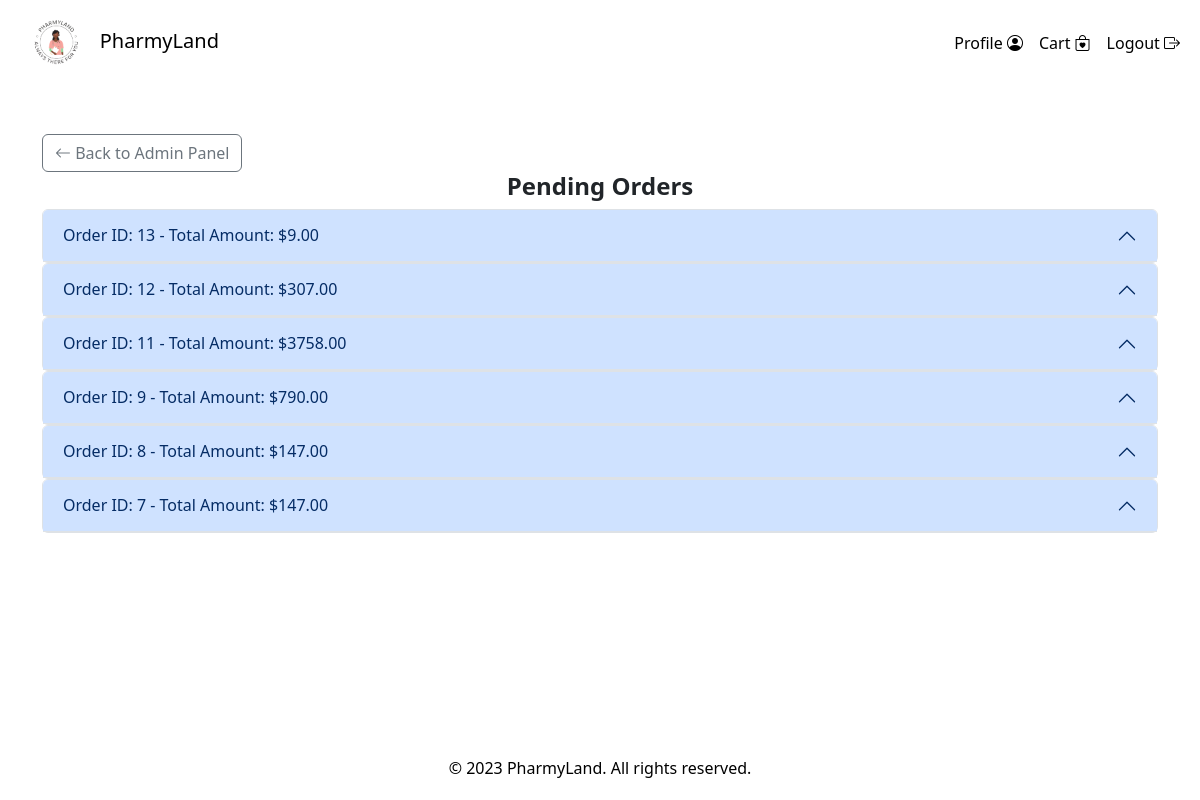
The app's page /views/admin_orders.php (signed in), older data.
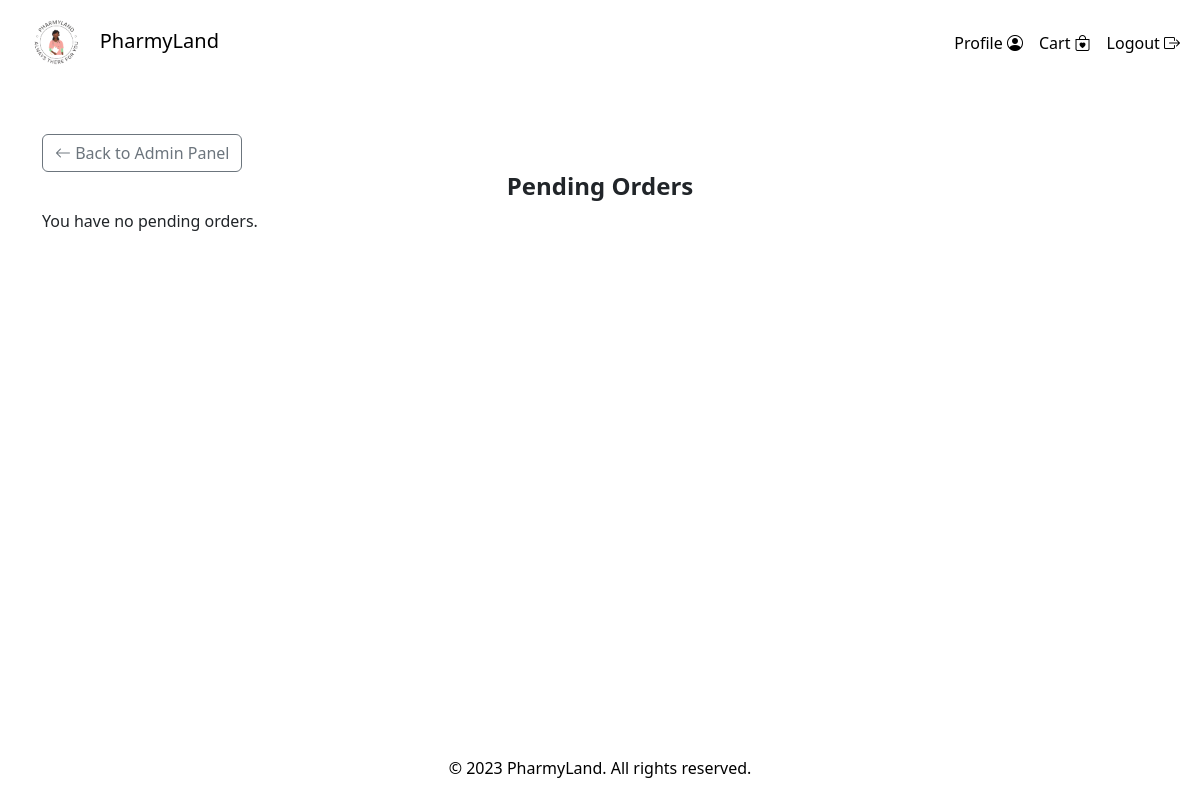
The same page, newer data.
### tables this page shows
CREATE TABLE `orders` (
  `order_id` int(11) NOT NULL,
  `user_id` int(11) NOT NULL,
  `order_date` timestamp NULL DEFAULT current_timestamp(),
  `total_amount` decimal(10,2) NOT NULL,
  `gst_amount` decimal(10,2) NOT NULL,
  `delivery_charges` decimal(10,2) NOT NULL,
  `status` varchar(20) NOT NULL,
  `address` int(11) NOT NULL
);

### views/admin_orders.php (the view, shortened to what this page needs)
<?php
require('../partials/header.php');
require('../partials/navbar.php');
require('../partials/footer.php');
print($header);
?>
<body>
    <?php
    print($commonNav);
    ?>
    <div class="container mt-5 my-class-to-b">
        <div class="gap-2 mb-3 d-inline">
            <a href="admin.php" class="btn btn-outline-secondary"><i class="bi bi-arrow-left"></i> Back to Admin Panel</a>
            <h2 class="text-center fs-4 fw-bold">Pending Orders</h2>
        </div>
        <div class="scrollable-container">
            <?php
            require('dbConnect.php');
            $search = isset($_GET['search']) ? '%' . $_GET['search'] . '%' : '';
            if ($search != '') {
                $query = "SELECT o.*, u.name
                FROM orders o
                INNER JOIN users u ON o.user_id = u.id
                WHERE o.status <> 'delivered'
                AND (o.order_id LIKE :search OR u.name LIKE :search)
                ORDER BY o.order_date DESC";
                $stmt = $pdo->prepare($query);
                $stmt->bindParam(':search', $search, PDO::PARAM_STR);
            } else {
                $query = "SELECT o.*, u.name
                FROM orders o
                INNER JOIN users u ON o.user_id = u.id
                WHERE o.status <> 'delivered'
                ORDER BY o.order_date DESC";
                $stmt = $pdo->prepare($query);
            }
            $stmt->execute();
            if ($stmt->rowCount() > 0) {
                while ($row = $stmt->fetch(PDO::FETCH_ASSOC)) {
                    echo '<div class="accordion">';
                    echo '<div class="accordion-item">';
                    echo '<h2 class="accordion-header">';
                    echo '<button class="accordion-button" type="button" data-bs-toggle="collapse" data-bs-target="#order_' . $row['order_id'] . '">';
                    echo 'Order ID: ' . $row['order_id'] . ' - Total Amount: $' . $row['total_amount'];
                    echo '</button>';
                    echo '</h2>';
                    echo '</div>';
                    echo '</div>';
                }
            } else {
                echo '<p>You have no pending orders.</p>';
            }
            ?>
        </div>
    </div>
    <?php print($commonFooter)?>
</body>
</html>

### partials/header.php (shortened to what this page needs)
<?php $header = '<!DOCTYPE html>
<html lang="en">
<head>
    <meta charset="UTF-8">
    <meta http-equiv="X-UA-Compatible" content="IE=edge">
    <meta name="viewport" content="width=device-width, initial-scale=1.0">
    <link href="https://cdn.jsdelivr.net/npm/bootstrap@5.3.1/dist/css/bootstrap.min.css" rel="stylesheet">
    <link rel="stylesheet" href="https://cdn.jsdelivr.net/npm/bootstrap-icons@1.10.5/font/bootstrap-icons.css">
    <link rel="stylesheet" href="../css/style.css">
    <title>PharmacyLand</title>
</head>';
?>

### partials/navbar.php (shortened to what this page needs)
<?php
if(isset($_SESSION['user_role']) && $_SESSION['user_role'] == 'admin'){
  $commonNav = '<nav class="navbar navbar-expand-lg navbar-light">
  <div class="container-fluid">
      <a class="navbar-brand" href="../views/home.php"><img src="../resources/logo.png" alt="Pharmacy Logo">PharmyLand</a>
    <button class="navbar-toggler" type="button" data-bs-toggle="collapse" data-bs-target="#navbarNav" aria-controls="navbarNav" aria-expanded="false" aria-label="Toggle navigation">
      <span class="navbar-toggler-icon"></span>
    </button>
    <div class="collapse navbar-collapse" id="navbarNav">
      <ul class="navbar-nav ml-auto ms-auto">
              <li class="nav-item">
                  <a class="nav-link active" aria-current="page" href="../views/admin.php">Admin Panel <i class="bi bi-person-circle"></i></a>
              </li>
              <li class="nav-item">
                  <a class="nav-link active" aria-current="page" href="../views/user.php">Profile <i class="bi bi-person-circle"></i></a>
              </li>
              <li class="nav-item">
                  <a class="nav-link active" aria-current="page" href="../views/cart.php">Cart <i class="bi bi-bag-heart"></i></a>
              </li>
              <li class="nav-item">
                  <a class="nav-link active" aria-current="page" href="../views/logout.php">Logout <i class="bi bi-box-arrow-right"></i></a>
              </li>
          </ul>
      </div>
  </div>
  </nav>
  <div class="loader-wrapper">
    <div class="loader"></div>
</div>
';
}else{
  $commonNav = '<nav class="navbar navbar-expand-lg navbar-light">
  <div class="container-fluid">
      <a class="navbar-brand" href="../views/home.php"><img src="../resources/logo.png" alt="Pharmacy Logo">PharmyLand</a>
    <button class="navbar-toggler" type="button" data-bs-toggle="collapse" data-bs-target="#navbarNav" aria-controls="navbarNav" aria-expanded="false" aria-label="Toggle navigation">
      <span class="navbar-toggler-icon"></span>
    </button>
    <div class="collapse navbar-collapse" id="navbarNav">
      <ul class="navbar-nav ml-auto ms-auto">
              <li class="nav-item">
                  <a class="nav-link active" aria-current="page" href="../views/user.php">Profile <i class="bi bi-person-circle"></i></a>
              </li>
              <li class="nav-item">
                  <a class="nav-link active" aria-current="page" href="../views/cart.php">Cart <i class="bi bi-bag-heart"></i></a>
              </li>
              <li class="nav-item">
                  <a class="nav-link active" aria-current="page" href="../views/logout.php">Logout <i class="bi bi-box-arrow-right"></i></a>
              </li>
          </ul>
      </div>
  </div>
  </nav>
  <div class="loader-wrapper">
    <div class="loader"></div>
</div>
';
}
?>

### partials/footer.php (shortened to what this page needs)
<?php
$commonFooter = '
<footer class="bg-white text-black text-center py-1 fixed-bottom">
    <p>&copy; 2023 PharmyLand. All rights reserved.</p>
</footer>
<script src="https://cdn.jsdelivr.net/npm/bootstrap@5.3.0/dist/js/bootstrap.bundle.min.js"></script>
<script>
document.addEventListener("DOMContentLoaded", function() {
    document.querySelector(".loader-wrapper").style.display = "flex";
});
window.addEventListener("beforeunload", function() {
    document.querySelector(".loader-wrapper").style.display = "flex";
});
// Hide the loader when all resources (images, stylesheets, etc.) are loaded
window.addEventListener("load", function() {
    document.querySelector(".loader-wrapper").style.display = "none";
});
</script>';
?>

### css/style.css (style rules this page uses)
.navbar-brand img { height: 60px; width: auto; }

### views/admin_orders.php (style rules this page uses)
.my-class-to-b { margin-bottom: 50px; }
.scrollable-container { max-height: 500px; overflow-y: scroll; }

Row changes from the older to the newer data that the page shows:
removed orders: order_id "13", total_amount "9.00"
removed orders: order_id "12", total_amount "307.00"
removed orders: order_id "11", total_amount "3758.00"
removed orders: order_id "9", total_amount "790.00"
removed orders: order_id "8", total_amount "147.00"
removed orders: order_id "7", total_amount "147.00"
Text that changed along with them:
text now shown: "You have no pending orders."
